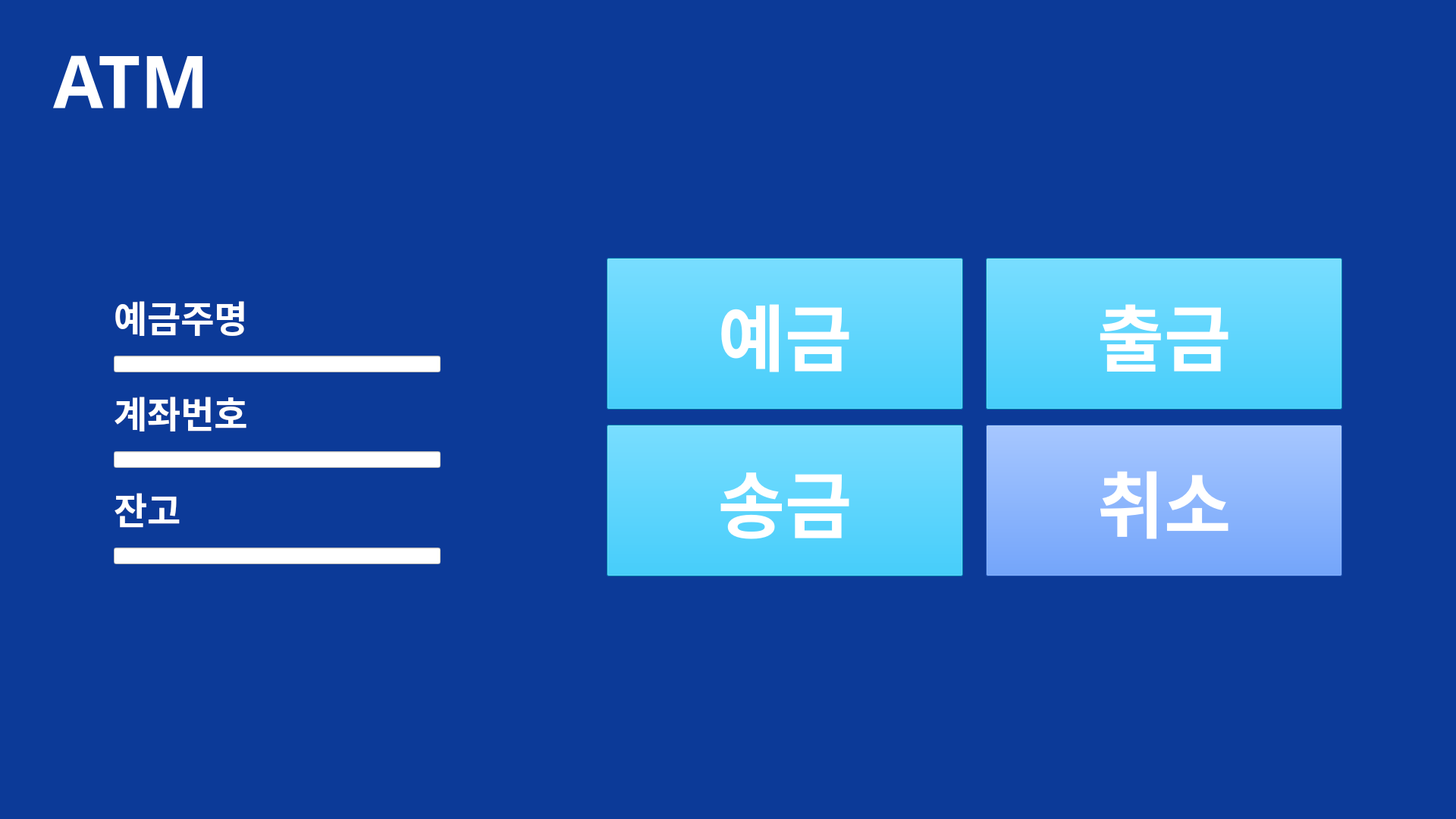
<?xml version="1.0" encoding="UTF-8"?>
<ui version="4.0">
 <class>CheckUI</class>
 <widget class="QWidget" name="CheckUI">
  <property name="geometry">
   <rect>
    <x>0</x>
    <y>0</y>
    <width>1920</width>
    <height>1080</height>
   </rect>
  </property>
  <property name="windowTitle">
   <string>Form</string>
  </property>
  <property name="styleSheet">
   <string notr="true">background-color: rgb(12, 58, 152);</string>
  </property>
  <widget class="QLabel" name="label">
   <property name="enabled">
    <bool>true</bool>
   </property>
   <property name="geometry">
    <rect>
     <x>70</x>
     <y>20</y>
     <width>241</width>
     <height>171</height>
    </rect>
   </property>
   <property name="font">
    <font>
     <family>맑은 고딕</family>
     <pointsize>72</pointsize>
     <italic>false</italic>
     <bold>true</bold>
    </font>
   </property>
   <property name="styleSheet">
    <string notr="true">color: rgb(255, 255, 255);</string>
   </property>
   <property name="text">
    <string>ATM</string>
   </property>
  </widget>
  <widget class="QPushButton" name="DepositButton">
   <property name="geometry">
    <rect>
     <x>800</x>
     <y>340</y>
     <width>470</width>
     <height>200</height>
    </rect>
   </property>
   <property name="font">
    <font>
     <pointsize>72</pointsize>
     <bold>true</bold>
    </font>
   </property>
   <property name="styleSheet">
    <string notr="true">color: rgb(255, 255, 255);
background-color: rgb(1, 180, 245);</string>
   </property>
   <property name="text">
    <string>예금</string>
   </property>
  </widget>
  <widget class="QPushButton" name="WithdrawpushButton">
   <property name="geometry">
    <rect>
     <x>1300</x>
     <y>340</y>
     <width>470</width>
     <height>200</height>
    </rect>
   </property>
   <property name="font">
    <font>
     <pointsize>72</pointsize>
     <bold>true</bold>
    </font>
   </property>
   <property name="styleSheet">
    <string notr="true">color: rgb(255, 255, 255);
background-color: rgb(1, 180, 245);</string>
   </property>
   <property name="text">
    <string>출금</string>
   </property>
  </widget>
  <widget class="QPushButton" name="SendButton">
   <property name="geometry">
    <rect>
     <x>800</x>
     <y>560</y>
     <width>470</width>
     <height>200</height>
    </rect>
   </property>
   <property name="font">
    <font>
     <pointsize>72</pointsize>
     <bold>true</bold>
    </font>
   </property>
   <property name="styleSheet">
    <string notr="true">color: rgb(255, 255, 255);
background-color: rgb(1, 180, 245);</string>
   </property>
   <property name="text">
    <string>송금</string>
   </property>
  </widget>
  <widget class="QPushButton" name="QuitButton">
   <property name="geometry">
    <rect>
     <x>1300</x>
     <y>560</y>
     <width>470</width>
     <height>200</height>
    </rect>
   </property>
   <property name="font">
    <font>
     <pointsize>72</pointsize>
     <bold>true</bold>
    </font>
   </property>
   <property name="styleSheet">
    <string notr="true">color: rgb(255, 255, 255);
background-color: rgb(44, 118, 255);</string>
   </property>
   <property name="text">
    <string>취소</string>
   </property>
  </widget>
  <widget class="QWidget" name="verticalLayoutWidget">
   <property name="geometry">
    <rect>
     <x>150</x>
     <y>370</y>
     <width>431</width>
     <height>374</height>
    </rect>
   </property>
   <layout class="QVBoxLayout" name="verticalLayout">
    <item>
     <widget class="QLabel" name="namelabel">
      <property name="font">
       <font>
        <pointsize>36</pointsize>
        <bold>true</bold>
       </font>
      </property>
      <property name="styleSheet">
       <string notr="true">color: rgb(255, 255, 255);</string>
      </property>
      <property name="text">
       <string>예금주명</string>
      </property>
     </widget>
    </item>
    <item>
     <widget class="QLineEdit" name="namelineEdit">
      <property name="styleSheet">
       <string notr="true">font: 28pt &quot;Sans Serif&quot;;
background-color: rgb(255, 255, 255);</string>
      </property>
     </widget>
    </item>
    <item>
     <widget class="QLabel" name="UIDlabel">
      <property name="font">
       <font>
        <pointsize>36</pointsize>
        <bold>true</bold>
       </font>
      </property>
      <property name="styleSheet">
       <string notr="true">color: rgb(255, 255, 255);</string>
      </property>
      <property name="text">
       <string>계좌번호</string>
      </property>
     </widget>
    </item>
    <item>
     <widget class="QLineEdit" name="UIDlineEdit">
      <property name="styleSheet">
       <string notr="true">font: 28pt &quot;Sans Serif&quot;;
background-color: rgb(255, 255, 255);</string>
      </property>
     </widget>
    </item>
    <item>
     <widget class="QLabel" name="budgetlabel">
      <property name="font">
       <font>
        <pointsize>36</pointsize>
        <bold>true</bold>
       </font>
      </property>
      <property name="styleSheet">
       <string notr="true">color: rgb(255, 255, 255);</string>
      </property>
      <property name="text">
       <string>잔고</string>
      </property>
     </widget>
    </item>
    <item>
     <widget class="QLineEdit" name="budgetlineEdit">
      <property name="styleSheet">
       <string notr="true">font: 28pt &quot;Sans Serif&quot;;
background-color: rgb(255, 255, 255);</string>
      </property>
     </widget>
    </item>
   </layout>
  </widget>
 </widget>
 <resources/>
 <connections/>
</ui>
